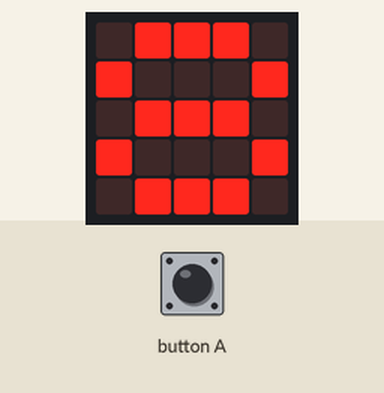
Simulated run of this program. Board: BBC micro:bit (MakeCode). Shown: the board's 5×5 LED display. Inputs (shaded band) come from the test bench. The 48×5 strip is a reading aid, not a part: it shows the text the display is scrolling, unrolled, one strip-width of it at a time.

Above: at 1.3 s.
1.4 s: button A pressed for 0.15 s
At 2.8 s:
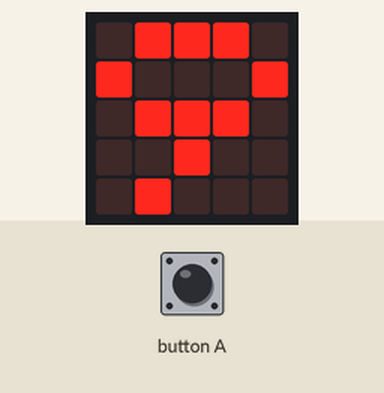
At 8.8 s:
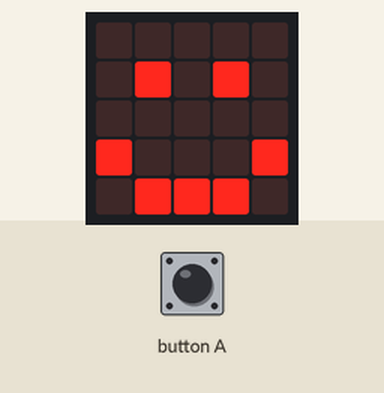
9.7 s: button A pressed for 0.15 s
At 14.9 s:
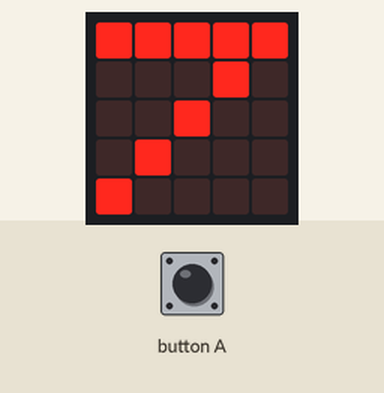
Timing chart, 0 to 16.4 s (numbered marks = the images above; inputs shaded):
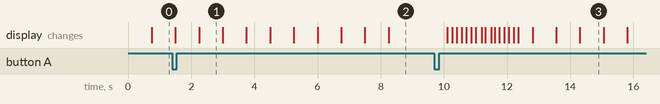

The program:

main.ts
```typescript
let cislo = 9
input.onButtonPressed(Button.A, function on_button_pressed_a() {

    cislo = 10
})
basic.forever(function on_forever() {

    while (cislo > 1) {
        basic.showNumber(cislo)
        cislo += -1
    }
    basic.showIcon(IconNames.Happy)
})
```

test.ts
```typescript
// Tady jsou testy. Při použití tohoto balíčku jako rozšíření nebude zkompilováno.
```

Measured:
- what the display in image 1 shows lasts 0.7 s, from 2.3 s to 3.0 s
